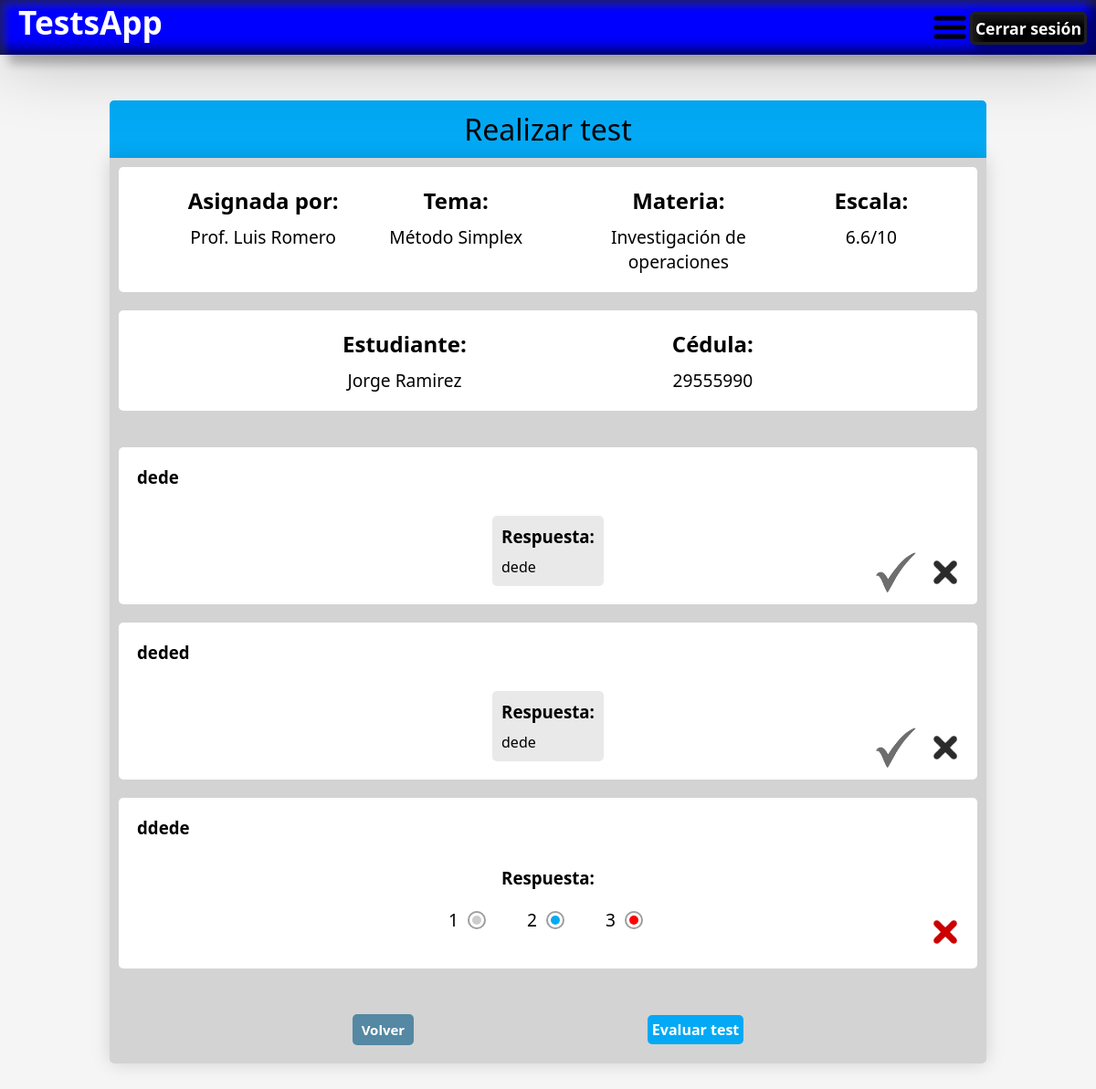
The app's page /Views/pages/tests/test_evaluar.php?id_test=29&id_usu=2&puntos=6.6 (signed in) with its own data.
### tables this page shows
CREATE TABLE `tests` (
  `id_test` int(11) NOT NULL,
  `tema` text NOT NULL,
  `fecha_limite` date NOT NULL,
  `escala` float NOT NULL,
  `id_mat` int(11) NOT NULL,
  `id_usu` int(11) NOT NULL
);

CREATE TABLE `usuarios` (
  `id_usu` int(11) NOT NULL,
  `nom_usu` varchar(100) NOT NULL,
  `ced_usu` varchar(20) NOT NULL,
  `id_rol` int(11) NOT NULL,
  `contra_usu` varchar(100) NOT NULL
);

CREATE TABLE `materias` (
  `id_mat` int(11) NOT NULL,
  `materia` varchar(100) NOT NULL
);

CREATE TABLE `preguntas` (
  `id_preg` int(11) NOT NULL,
  `pregunta` text NOT NULL,
  `tipo_preg` varchar(100) NOT NULL,
  `id_test` int(11) NOT NULL
);

CREATE TABLE `resp_est` (
  `id_resp_est` int(11) NOT NULL,
  `resp_est` text NOT NULL,
  `correcta` tinyint(1) NOT NULL,
  `id_preg` int(11) NOT NULL,
  `id_usu` int(11) NOT NULL
);

CREATE TABLE `resp_radio` (
  `id_resp_radio` int(11) NOT NULL,
  `resp_radio` text NOT NULL,
  `seleccionada` tinyint(1) NOT NULL,
  `id_preg` int(11) NOT NULL
);

### Models/base_datos.php (called while the page is built)
<?php
class Base_datos
{
	private static $host = 'localhost';
	private static $db = 'testsapp';
	private static $user = 'root';
	private static $password = '';
	private static $charset = "utf8";
	public static function connect()
	{
		try {
			$con = new PDO("mysql:host=" . self::$host . ";dbname=" . self::$db . ";charset=" . self::$charset, self::$user, self::$password);
			$con->setAttribute(PDO::ATTR_ERRMODE, PDO::ERRMODE_EXCEPTION);
			return $con;
		} catch (PDOException $e) {
			print_r("Error de conexion: " . $e->getMessage());
			echo "Linea del error" . $e->getLine();
		}
	}
}

### Controllers/test_controller.php (called while the page is built, shortened)
<?php
class Test_controller
{
    private $tests;
    public function __construct()
    {
        require("../../../Models/test_model.php");
        $this->tests = new Test;
    }
    public function listar_pregs($id_test)
    {
        $this->tests->set("id_test", $id_test);
        $datos = $this->tests->index_pregs();
        return $datos;
    }
    public function listar_resps_radio($id_preg)
    {
        $this->tests->set("id_preg", $id_preg);
        $datos = $this->tests->index_resps_radio();
        return $datos;
    }
    public function listar_resps_est($id_test, $id_usu)
    {
        $this->tests->set("id_test", $id_test);
        $this->tests->set("id_usu", $id_usu);
        $datos = $this->tests->index_resps_est();
        return $datos;
    }
    public function ver($id_test)
    {
        $this->tests->set("id_test", $id_test);
        $info_test = $this->tests->view();
        return $info_test;
    }
    public function ver_usuario($id_usu)
    {
        $this->tests->set("id_usu", $id_usu);
        $datos = $this->tests->view_usuario();
        return $datos;
    }
}

### Models/test_model.php (called while the page is built, shortened)
<?php
class Test
{
    private $id_test;
    private $id_usu;
    private $id_preg;
    private $con;
    public function __construct()
    {
        require("base_datos.php");
        $this->con = Base_datos::connect();
    }
    public function index_pregs()
    {
        $sql = "SELECT * FROM preguntas WHERE id_test=:id_test";
        $datos = $this->con->prepare($sql);
        $datos->execute([":id_test" => $this->id_test]);
        return $datos;
    }
    public function index_resps_radio()
    {
        $sql = "SELECT * FROM resp_radio WHERE id_preg=:id_preg";
        $datos = $this->con->prepare($sql);
        $datos->execute([":id_preg" => $this->id_preg]);
        return $datos;
    }
    public function index_resps_est()
    {
        $sql = "SELECT id_resp_est,resp_est, preguntas.id_preg FROM resp_est INNER JOIN preguntas ON resp_est.id_preg=preguntas.id_preg INNER JOIN tests ON preguntas.id_test=tests.id_test WHERE tests.id_test=:id_test AND resp_est.id_usu=:id_usu";
        $datos = $this->con->prepare($sql);
        $datos->execute([":id_test" => $this->id_test, ":id_usu" => $this->id_usu]);
        $rows = $datos->fetchAll(PDO::FETCH_ASSOC);
        return $rows;
    }
    public function view()
    {
        $sql = "SELECT * FROM materias RIGHT OUTER JOIN tests ON materias.id_mat=tests.id_mat LEFT OUTER JOIN usuarios ON tests.id_usu=usuarios.id_usu WHERE id_test=:id_test";
        $datos = $this->con->prepare($sql);
        $datos->execute([":id_test" => $this->id_test]);
        $row = $datos->fetch(PDO::FETCH_ASSOC);
        return $row;
    }
    public function view_usuario()
    {
        $sql = "SELECT nom_usu, ced_usu FROM usuarios WHERE id_usu=:id_usu";
        $datos = $this->con->prepare($sql);
        $datos->execute([":id_usu" => $this->id_usu]);
        $row = $datos->fetch(PDO::FETCH_ASSOC);
        return $row;
    }
}

### Views/pages/tests/test_evaluar.php (the view, shortened to what this page needs)
<?php
require("../../../Controllers/test_controller.php");
$datos = new Test_controller();
$info_test = $datos->ver($_GET['id_test']);
$pregs = $datos->listar_pregs($_GET['id_test']);
$info_est = $datos->ver_usuario($_GET['id_usu']);
$resps_est = $datos->listar_resps_est($_GET['id_test'], $_GET['id_usu']);
?>
<!DOCTYPE html>
<html lang="en">
<head>
    <link rel="stylesheet" href="../../css/general.css">
    <link rel="stylesheet" href="../../css/test_config.css?v=<?php echo (rand()); ?>" />
</head>
<body>
    <?php include("../../navbar.php") ?>
    <header>Realizar test</header>
    <div class="contenedor">
        <div class='contenedor_participante'>
            <div class="info_test">
                <h2>Asignada por:</h2>
                <span>Prof. <?php echo $info_test['nom_usu'] ?></span>
            </div>
            <div class="info_test">
                <h2>Tema:</h2>
                <span><?php echo $info_test['tema'] ?></span>
            </div>
            <div class="info_test">
                <h2>Materia:</h2>
                <span><?php echo $info_test['materia'] ?></span>
            </div>
            <div class="info_test">
                <h2>Escala:</h2>
                <span><?php echo $_GET['puntos'] . "/" . $info_test['escala'] ?></span>
            </div>
        </div>
        <div class='contenedor_participante' style="margin-top: -20px;">
            <div class="info_test">
                <h2>Estudiante:</h2>
                <span><?php echo $info_est['nom_usu'] ?></span>
            </div>
            <div class="info_test">
                <h2>Cédula:</h2>
                <span><?php echo $info_est['ced_usu'] ?></span>
            </div>
        </div>
        <ul id="preguntas">
            <?php
            $num = 0;
            while ($preg = $pregs->fetch(PDO::FETCH_ASSOC)) {
                if ($preg['tipo_preg'] == "pregunta corta") { ?>
                    <li class='contenedor_preg contenedor_preg_corta' id_preg='<?php echo $preg['id_preg']; ?>' tipo_preg='pregunta corta' style='--animation_name_dur: aparecer 1s;'>
                        <h3 class="h3_preg"><?php echo $preg['pregunta']; ?></h3>
                        <div class="div_resp">
                            <h3 class="h3_resp">Respuesta:</h3>
                            <p class="p_resp">
                                <?php
                                foreach ($resps_est as $resp_est) {
                                    if ($resp_est['id_preg'] == $preg['id_preg']) {
                                        echo $resp_est['resp_est'];
                                        $id_resp = $resp_est['id_resp_est'];
                                    }
                                }
                                ?>
                            </p>
                        </div>
                        <div class='evaluar' id_resp_est='<?php echo $id_resp; ?>' evaluacion='no evaluada'>
                            <img class="btn_check" src='../../imgs/Check.png' style="bottom:-5px;">
                            <img class="btn_x" src='../../imgs/x.png' style="bottom:-5px;">
                        </div>
                    </li>
                <?php } else if ($preg['tipo_preg'] == "pregunta parrafo") { ?>
                    <li class='contenedor_preg contenedor_par' id_preg='<?php echo $preg['id_preg']; ?>' tipo_preg='pregunta parrafo' style='--animation_name_dur: aparecer 1s;'>
                        <h3 class="h3_preg"><?php echo $preg['pregunta']; ?></h3>
                        <div class="div_resp">
                            <h3 class="h3_resp">Respuesta:</h3>
                            <p class="p_resp">
                                <?php
                                foreach ($resps_est as $resp_est) {
                                    if ($resp_est['id_preg'] == $preg['id_preg']) {
                                        echo $resp_est['resp_est'];
                                        $id_resp = $resp_est['id_resp_est'];
                                    }
                                }
                                ?>
                            </p>
                        </div>
                        <div class='evaluar' id_resp_est='<?php echo $id_resp; ?>' evaluacion='no evaluada'>
                            <img class="btn_check" src='../../imgs/Check.png' style="bottom:-5px;">
                            <img class="btn_x" src='../../imgs/x.png' style="bottom:-5px;">
                        </div>
                    </li>
                <?php } else { ?>
                    <li class='contenedor_preg contenedor_par' id_preg='<?php echo $preg['id_preg']; ?>' tipo_preg='pregunta sel mul' style='--animation_name_dur: aparecer 1s;'>
                        <h3 class="h3_preg"><?php echo $preg['pregunta']; ?></h3>
                        <h3 class="h3_resp">Respuesta:</h3>
                        <?php
                        foreach ($resps_est as $resp_est) {
                            if ($resp_est['id_preg'] == $preg['id_preg']) {
                                $resp_usu = $resp_est['resp_est'];
                                $resp_id = $resp_est['id_resp_est'];
                            }
                        }
                        $resp_radio = $datos->listar_resps_radio($preg['id_preg']);
                        ?>
                        <ul class='radios_lista'>
                            <?php while ($resp = $resp_radio->fetch(PDO::FETCH_ASSOC)) { ?>
                                <li class="radio_contenedor">
                                    <span><?php echo $resp['resp_radio'] ?></span>
                                    <?php
                                    if ($resp['resp_radio'] == $resp_usu) {
                                        if ($resp['seleccionada'] == 1) {
                                            echo "<input type='radio' id='" . $resp['id_resp_radio'] . "' name='resp_usu" . $num . "' class='resp_radio correcta' value='" . $resp['resp_radio'] .  "'  checked disabled>
                                        <label for='" . $resp['id_resp_radio'] . "' title='Respuesta correcta del usuario'></label>";
                                            $evaluar = "Check.png";
                                        } else {
                                            echo "<input type='radio' id='" . $resp['id_resp_radio'] . "' name='resp_usu" . $num . "' class='resp_radio incorrecta' value='" . $resp['resp_radio'] .  "' checked disabled>
                                            <label for='" . $resp['id_resp_radio'] . "' title='Respuesta incorrecta del usuario'></label>";
                                            $evaluar = "x.png";
                                        }
                                    } else if ($resp['seleccionada'] == 1) {
                                        echo "<input type='radio' id='" . $resp['id_resp_radio'] . "' name='resp_radio" . $num . "' class='resp_radio' value='" . $resp['resp_radio'] .  "' checked disabled>
                                        <label for='" . $resp['id_resp_radio'] . "' title='Respuesta correcta'></label>";
                                    } else {
                                        echo "<input type='radio' id='" . $resp['id_resp_radio'] . "' name='resp_radio" . $num . "' class='resp_radio ' value='" . $resp['resp_radio'] .  "' disabled>
                                        <label for='" . $resp['id_resp_radio'] . "' title='Respuesta incorrecta'></label>";
                                    }
                                    ?>
                                </li>
                            <?php } ?>
                        </ul>
                        <div class='evaluado' id_resp_est='<?php echo $resp_id ?>' evaluacion='<?php echo $evaluar == "Check.png" ? "correcta" : "incorrecta"; ?>'><img src='../../imgs/<?php echo $evaluar; ?>'></div>
                    </li>
                <?php } ?>
            <?php $num++;
            } ?>
        </ul>
        <div id="buttons">
            <a href="test_lista_ver.php?id_test=<?php echo $_GET['id_test'] ?>&escala=<?php echo $info_test['escala'] ?>"><button type="button" class="volver">Volver</button></a>
            <button class="guardar_test" id="guardar_test" type="button">Evaluar test</button>
        </div>
    </div>
    <?php include("test_modal_puntaje.php") ?>
</body>
</html>

### records on screen
tests: id_usu.nom_usu "Luis Romero", tema "Método Simplex", id_mat.materia "Investigación de operaciones", escala "10"
usuarios: nom_usu "Jorge Ramirez", ced_usu "29555990"
preguntas: pregunta "dede"
resp_est: resp_est "dede"
preguntas: pregunta "deded"
resp_est: resp_est "dede"
preguntas: pregunta "ddede"
resp_radio: resp_radio "1"
resp_radio: resp_radio "2"
resp_radio: resp_radio "3"

### other values on screen
$_GET['puntos'] "6.6"
